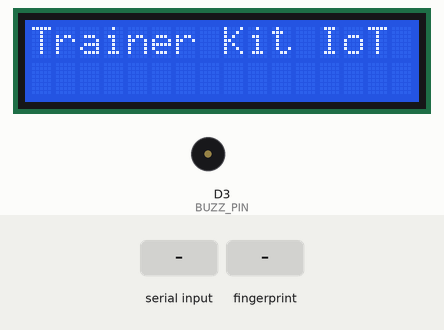
Recording of a sketch running on a simulated ESP8266 (NodeMCU). On the bench: 16×2 character LCD, buzzer (waves = sounding, pin HIGH). The inputs (shaded band) are chosen by the test bench. What the sketch prints to the serial monitor is not drawn.

Above: at 1.1 s.
At 3.1 s:
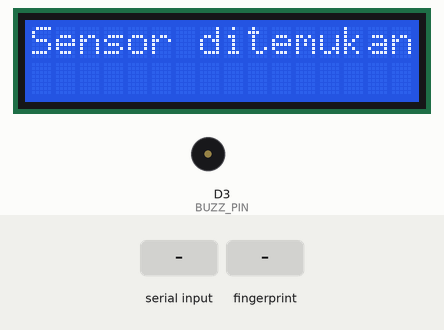
5.3 s: "90,45\n" received over Serial
At 6.4 s:
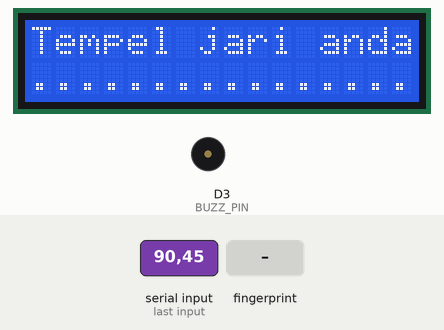
7.1 s: finger stored as number 1 placed on the sensor
At 11.4 s:
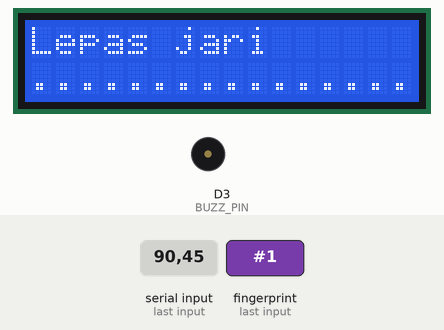
13.1 s: finger stored as number 1 placed on the sensor
At 15.7 s:
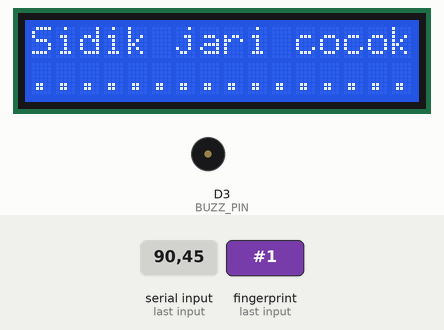
Timing chart, 0 to 22.5 s (numbered marks = the images above; inputs shaded):
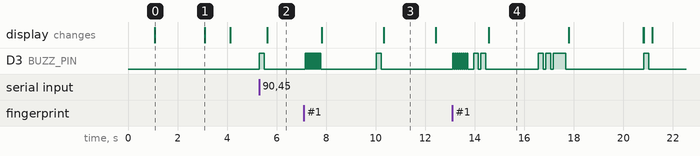

The sketch:

Modul13A_Fingerprint_Enroll.ino
```cpp
// MODUL 13 - Program ENROLL (Mendaftarkan Sidik Jari)
// Serial Monitor: baudrate 115200, pilih "Newline" pada pengaturan line ending
// Library Sidik Jari
#include <Adafruit_Fingerprint.h>
// Library LCD 16x2 I2C
#include <Wire.h>
#include <LiquidCrystal_I2C.h>
// Library Software Serial
#include <SoftwareSerial.h>

#define BUZZ_PIN D3

LiquidCrystal_I2C lcd(0x27, 16, 2);

// Koneksi PIN Fingerprint ke PIN NodeMCU: TX D5, RX D6
SoftwareSerial FP_Serial(D5, D6);
Adafruit_Fingerprint finger = Adafruit_Fingerprint(&FP_Serial);

int id;    // Variabel untuk menyimpan ID

// Deklarasi fungsi
int baca_id();
uint8_t getFingerprintEnroll();
void buzz_scan();
void buzz_notif();
void buzz_match();
void buzz_not_match();
void buzz_store_id();

void setup() {
  Serial.begin(115200);
  pinMode(BUZZ_PIN, OUTPUT);
  digitalWrite(BUZZ_PIN, LOW);
  finger.begin(57600);
  lcd.init();
  lcd.backlight();
  lcd.print("Trainer Kit IoT");
  delay(2000);
  lcd.clear();

  if (finger.verifyPassword()) {
    lcd.setCursor(0, 0);
    lcd.print("Sensor ditemukan");
    Serial.println("Sensor ditemukan");
    delay(1000);
    lcd.clear();
  } else {
    lcd.setCursor(0, 0);
    lcd.print("Tidak Ada Sensor");
    Serial.println("Tidak Ada Sensor");
    delay(1000);
    lcd.clear();
  }
}

// Membaca angka (ID) dari serial monitor
int baca_id() {
  int num = 0;
  while (num < 1 || num > 127) {
    while (!Serial.available()) { delay(10); }   // delay agar watchdog ESP8266 tidak reset
    num = Serial.parseInt();
  }
  buzz_notif();
  return num;
}

void loop() {
  Serial.println("Ketik ID (1-127) yang akan didaftarkan!");
  lcd.setCursor(0, 0);
  lcd.print("Ketik ID (1-127)");
  lcd.setCursor(0, 1);
  lcd.print(" Serial Monitor ");

  id = baca_id();
  if (id == 0) { return; }

  Serial.print("Mendaftar ID#");
  Serial.println(id);

  while (!getFingerprintEnroll());
}

// Fungsi pendaftaran sidik jari
uint8_t getFingerprintEnroll() {
  int p = -1;

  // Memindai sidik jari (1)
  lcd.setCursor(0, 0);
  lcd.print("Tempel jari anda");
  lcd.setCursor(0, 1);
  lcd.print("................");
  while (p != FINGERPRINT_OK) {
    p = finger.getImage();
    if (p == FINGERPRINT_OK) {
      buzz_scan();
      lcd.setCursor(0, 0);
      lcd.print("Scanning sensor ");
      delay(2000);
      Serial.println("Memindai sidik jari (1)");
      break;
    }
    delay(10);
  }

  // Konversi sidik jari (1)
  p = finger.image2Tz(1);
  if (p != FINGERPRINT_OK) { return p; }
  Serial.println("Konversi sidik jari (1)");
  Serial.println("Lepas jari");
  buzz_notif();
  lcd.setCursor(0, 0);
  lcd.print("Lepas jari      ");
  delay(2000);

  p = 0;
  while (p != FINGERPRINT_NOFINGER) {
    p = finger.getImage();
    delay(10);
  }

  // Memindai sidik jari (2)
  p = -1;
  Serial.println("Letakkan lagi jari yang sama");
  lcd.setCursor(0, 0);
  lcd.print("Letakkan kembali");
  while (p != FINGERPRINT_OK) {
    p = finger.getImage();
    if (p == FINGERPRINT_OK) {
      buzz_scan();
      Serial.println("Memindai sidik jari (2)");
      break;
    }
    delay(10);
  }

  // Konversi sidik jari (2)
  p = finger.image2Tz(2);
  if (p != FINGERPRINT_OK) { return p; }
  Serial.println("Konversi sidik jari (2)");

  // Pencocokan sidik jari (1) dengan (2)
  p = finger.createModel();
  if (p == FINGERPRINT_OK) {
    Serial.println("Sidik jari cocok");
    buzz_match();
    lcd.setCursor(0, 0);
    lcd.print("Sidik jari cocok");
    delay(2000);
  } else if (p == FINGERPRINT_ENROLLMISMATCH) {
    Serial.println("Sidik jari tidak cocok");
    buzz_not_match();
    lcd.setCursor(0, 0);
    lcd.print("Tidak cocok     ");
    lcd.setCursor(0, 1);
    lcd.print("Ulangi proses   ");
    delay(2000);
    return p;
  } else {
    return p;
  }

  // Menyimpan data sidik jari ke ID
  p = finger.storeModel(id);
  if (p == FINGERPRINT_OK) {
    Serial.println("Sidik jari disimpan!");
    buzz_store_id();
    lcd.setCursor(0, 0);
    lcd.print("Menyimpan data..");
    lcd.setCursor(0, 1);
    lcd.print("ID " + String(id) + " Tersimpan ");
    delay(3000);
    lcd.clear();
  } else {
    Serial.println("Sidik jari gagal disimpan!");
    buzz_not_match();
    lcd.setCursor(0, 0);
    lcd.print("Gagal Menyimpan ");
    lcd.setCursor(0, 1);
    lcd.print("Ulangi proses   ");
    delay(3000);
    return p;
  }

  return true;
}

// Nada Buzzer: memindai sidik jari
void buzz_scan() {
  for (int x = 0; x < 8; x++) {
    digitalWrite(BUZZ_PIN, HIGH); delay(50);
    digitalWrite(BUZZ_PIN, LOW);  delay(30);
  }
}

// Nada Buzzer: notifikasi
void buzz_notif() {
  digitalWrite(BUZZ_PIN, HIGH); delay(200);
  digitalWrite(BUZZ_PIN, LOW);  delay(100);
}

// Nada Buzzer: sidik jari cocok
void buzz_match() {
  for (int x = 0; x < 2; x++) {
    digitalWrite(BUZZ_PIN, HIGH); delay(200);
    digitalWrite(BUZZ_PIN, LOW);  delay(100);
  }
}

// Nada Buzzer: sidik jari tidak cocok
void buzz_not_match() {
  digitalWrite(BUZZ_PIN, HIGH); delay(1000);
  digitalWrite(BUZZ_PIN, LOW);  delay(100);
}

// Nada Buzzer: berhasil menyimpan ID sidik jari
void buzz_store_id() {
  for (int x = 0; x < 2; x++) {
    digitalWrite(BUZZ_PIN, HIGH); delay(200);
    digitalWrite(BUZZ_PIN, LOW);  delay(100);
  }
  digitalWrite(BUZZ_PIN, HIGH); delay(500);
  digitalWrite(BUZZ_PIN, LOW);  delay(100);
}
```

Measured:
- after the input at 5.3 s, D3 (BUZZ_PIN): LOW → HIGH at once, → LOW 0.20 s later; the display: changes after 0.33 s (image 2)
- after the input at 7.1 s, D3 (BUZZ_PIN): goes 7 × (HIGH 0.05 s, LOW 0.03 s), HIGH 0.05 s, LOW 2.2 s, HIGH 0.20 s, then LOW, starting after 0.06 s; the display: first changes after 0.72 s (image 3 shows a later state)
- after the input at 13.1 s, the display: changes after 1.5 s (image 4)
- what the display in image 0 shows lasts 2.0 s, from 1.1 s to 3.1 s
- what the display in image 1 shows lasts 1.0 s, from 3.1 s to 4.1 s
- what the display in image 3 shows lasts 2.1 s, from 10.3 s to 12.4 s
